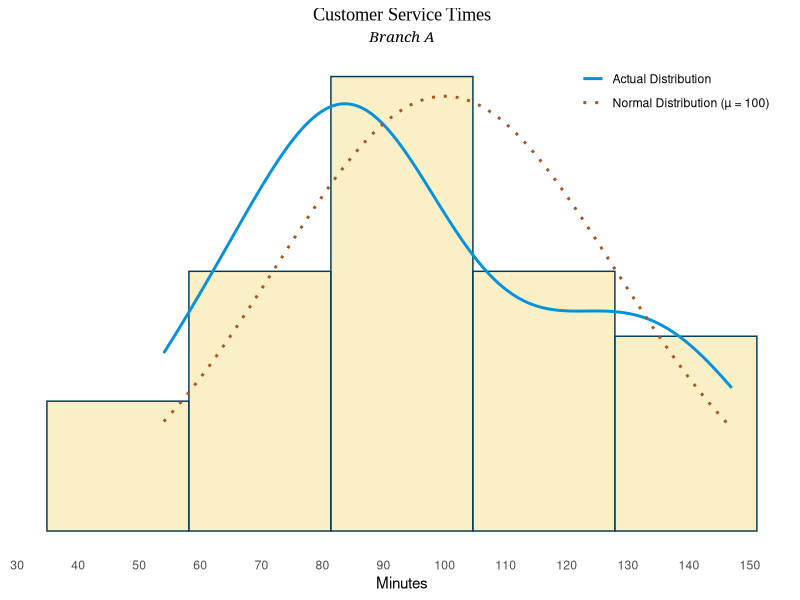
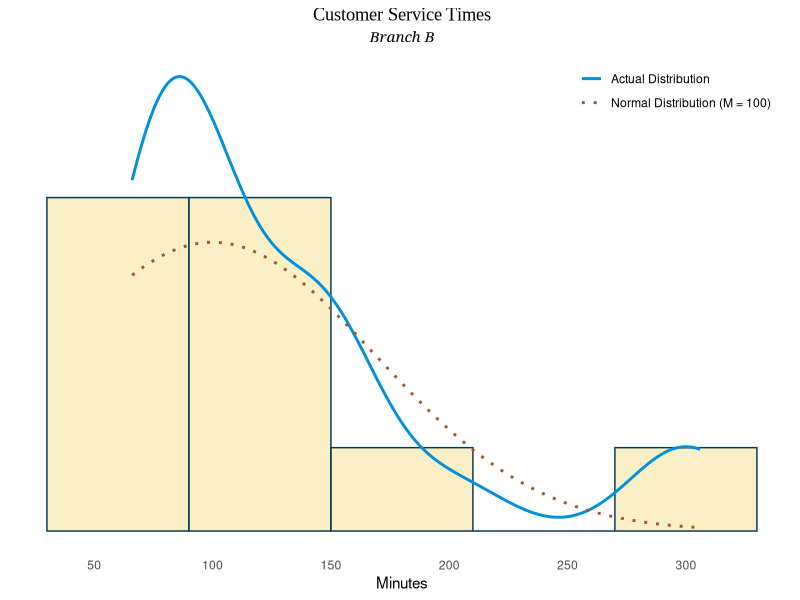
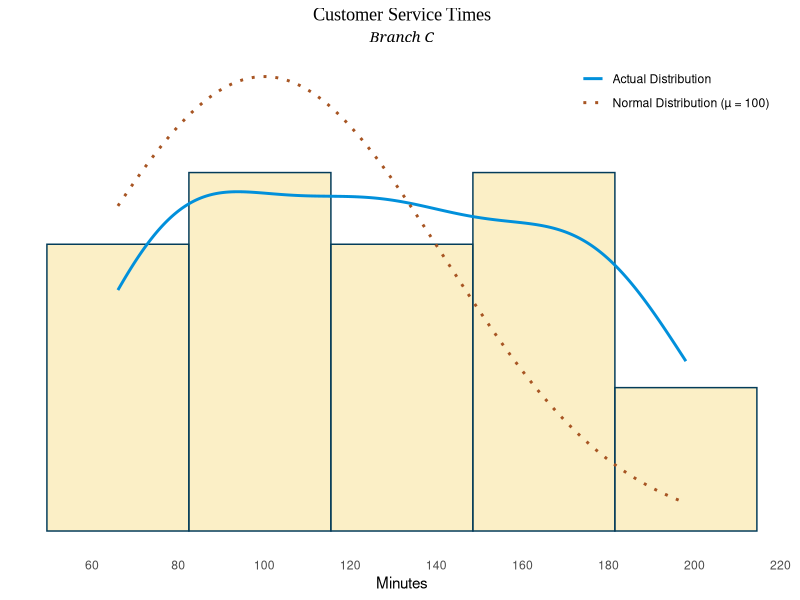
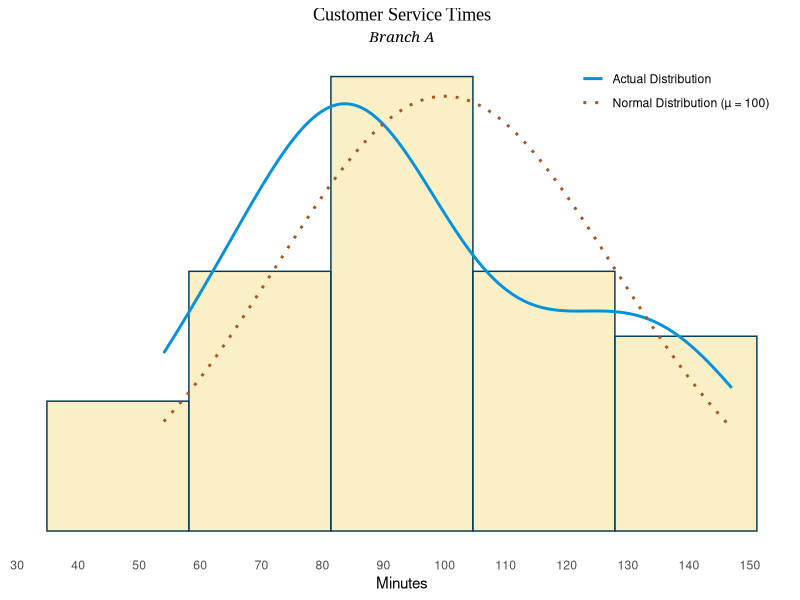
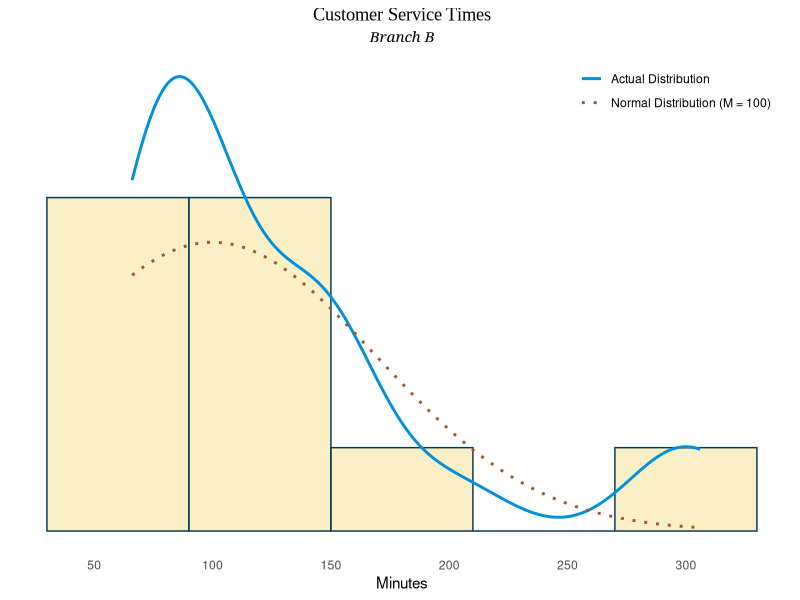
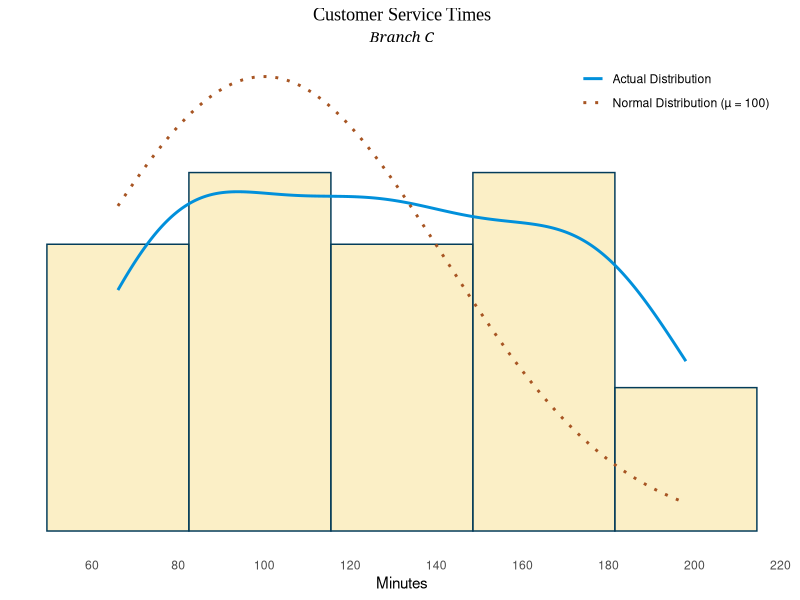
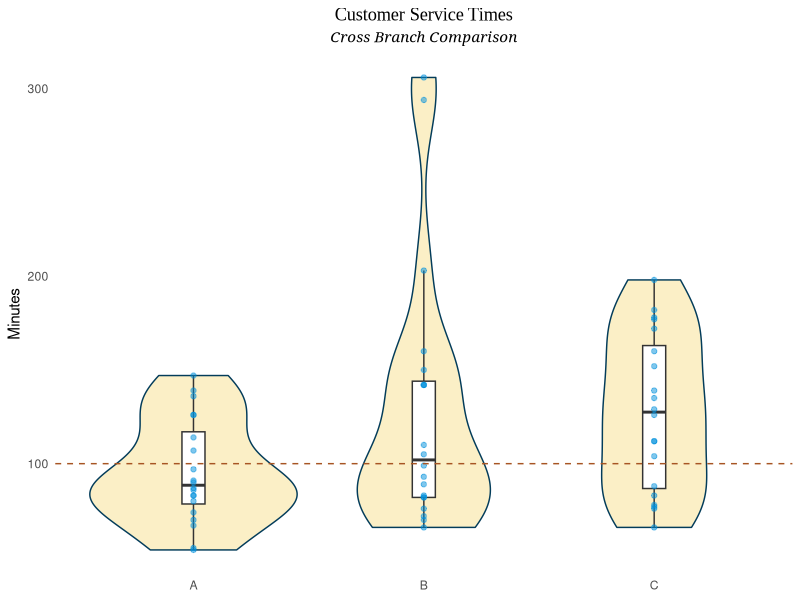

These charts were generated, in order, by the following R code:
library(here)
library(ggplot2)
library(tidyverse)
set.seed(783)

customer_df <- read.csv(here('customer.csv'))
customer_df <- customer_df %>% 
  mutate(x = c(1:20)) %>%
  mutate(across(c(A, B, C), sort)) %>% 
  select(x, A, B, C)

# --------------- Branch A -----------------
shapiro.test(customer_df$A)
# With W = 0.945, and p-value = 0.296, this sample can be reasonably assumed
# to be normal. A t-test will be used to confirm if the mean is 100.

t.test(customer_df$A, alternative = c('two.sided'), mu = 100)

# t.test resulted in a p-value > 0.05, therefore, the Null Hypothesis of 
# the µ = 100 will fail to be rejected.

plot_a <- customer_df %>%
  select(x, A) %>% 
  ggplot(aes(x = A)) +
  geom_histogram(
    aes(y = after_stat(density)),
    bins = ceiling(sqrt(nrow(customer_df))),
    fill = '#F8E08E',
    color = '#033c5a',
    alpha = 0.5,
    show.legend = FALSE
  ) +
  stat_density(                       
    aes(color = 'Actual Distribution'),
    geom = 'line',                    
    linewidth = 1
  ) +
  stat_function(
    aes(color = 'Normal Distribution (µ = 100)'),
    fun = dnorm,
    args = list(mean = 100, sd = sd(customer_df$A)),
    linetype = 'dotted',
    linewidth = 1
  ) +
  scale_x_continuous(
    breaks = scales::pretty_breaks(n = 10)
  ) +
  scale_color_manual(
    name = '',
    values = c(
      'Actual Distribution' = '#0190DB',
      'Normal Distribution (µ = 100)' = '#A75523'
    ),
    guide = guide_legend(
      override.aes = list(
        linetype = c('solid', 'dotted'),
        linewidth = 1
      )
    )
  ) +
  labs(title = 'Customer Service Times',
       subtitle = 'Branch A',
       x = 'Minutes') +
  theme_minimal() +
  theme(
    panel.grid = element_blank(),
    plot.title = element_text(hjust = 0.5, family = 'Times New Roman'),
    plot.subtitle = element_text(hjust = 0.5, family = 'Georgia', face = 'italic'),
    axis.title.y = element_blank(),
    axis.text.y = element_blank(),
    axis.text.x = element_text(family = 'Helvetica'),
    legend.position = c(0.85, 0.95)
  )
plot_a


# --------------- Branch B -----------------
shapiro.test(customer_df$B)
# With W = 0.784, and p-value = 0.000, this sample cannot be assumed to be
# normally distributed. A sign test for the median will be used to confirm if
# the median is 100.

m0 <- 100
diff <- customer_df$B - m0
diff <- diff[diff != 0]
n_pos <- sum(diff > 0)
n_neg <- sum(diff < 0)
n <- n_pos + n_neg

binom.test(n_pos, n, p = 0.5)
# The sign test resulted in a p-value of 1; therefore, the Null hypothesis of 
# the median = 100 will fail to be rejected.

plot_b <- customer_df %>%
  select(x, B) %>% 
  ggplot(aes(x = B)) +
  geom_histogram(
    aes(y = after_stat(density)),
    bins = ceiling(sqrt(nrow(customer_df))),
    fill = '#F8E08E',
    color = '#033c5a',
    alpha = 0.5,
    show.legend = FALSE
  ) +
  stat_density(                       
    aes(color = 'Actual Distribution'),
    geom = 'line',                    
    linewidth = 1
  ) +
  stat_function(
    aes(color = 'Normal Distribution (M = 100)'),
    fun = dnorm,
    args = list(mean = 100, sd = sd(customer_df$B)),
    linetype = 'dotted',
    linewidth = 1
  ) +
  scale_x_continuous(
    breaks = scales::pretty_breaks(n = 10)
  ) +
  scale_color_manual(
    name = '',
    values = c(
      'Actual Distribution' = '#0190DB',
      'Normal Distribution (M = 100)' = '#A75523'
    ),
    guide = guide_legend(
      override.aes = list(
        linetype = c('solid', 'dotted'),
        linewidth = 1
      )
    )
  ) +
  labs(title = 'Customer Service Times',
       subtitle = 'Branch B',
       x = 'Minutes') +
  theme_minimal() +
  theme(
    panel.grid = element_blank(),
    plot.title = element_text(hjust = 0.5, family = 'Times New Roman'),
    plot.subtitle = element_text(hjust = 0.5, family = 'Georgia', face = 'italic'),
    axis.title.y = element_blank(),
    axis.text.y = element_blank(),
    axis.text.x = element_text(family = 'Helvetica'),
    legend.position = c(0.85, 0.95)
  )
plot_b


# --------------- Branch C -----------------
shapiro.test(customer_df$C)
# With W = 0.939, and p-value = 0.233, this sample can be reasonably assumed
# to be normal. A t-test will be used to confirm if the mean is 100.

t.test(customer_df$C, alternative = c('two.sided'), mu = 100)
# t.test resulted in a p-value < 0.05, therefore, the Null Hypothesis of 
# the µ = 100 will be rejected.

plot_c <- customer_df %>%
  select(x, C) %>% 
  ggplot(aes(x = C)) +
  geom_histogram(
    aes(y = after_stat(density)),
    bins = ceiling(sqrt(nrow(customer_df))),
    fill = '#F8E08E',
    color = '#033c5a',
    alpha = 0.5,
    show.legend = FALSE
  ) +
  stat_density(                       
    aes(color = 'Actual Distribution'),
    geom = 'line',                    
    linewidth = 1
  ) +
  stat_function(
    aes(color = 'Normal Distribution (µ = 100)'),
    fun = dnorm,
    args = list(mean = 100, sd = sd(customer_df$C)),
    linetype = 'dotted',
    linewidth = 1
  ) +
  scale_x_continuous(
    breaks = scales::pretty_breaks(n = 10)
  ) +
  scale_color_manual(
    name = '',
    values = c(
      'Actual Distribution' = '#0190DB',
      'Normal Distribution (µ = 100)' = '#A75523'
    ),
    guide = guide_legend(
      override.aes = list(
        linetype = c('solid', 'dotted'),
        linewidth = 1
      )
    )
  ) +
  labs(title = 'Customer Service Times',
       subtitle = 'Branch C',
       x = 'Minutes') +
  theme_minimal() +
  theme(
    panel.grid = element_blank(),
    plot.title = element_text(hjust = 0.5, family = 'Times New Roman'),
    plot.subtitle = element_text(hjust = 0.5, family = 'Georgia', face = 'italic'),
    axis.title.y = element_blank(),
    axis.text.y = element_blank(),
    axis.text.x = element_text(family = 'Helvetica'),
    legend.position = c(0.85, 0.95)
  )
plot_c

# --------------- Summarized Plot -----------------
customer_long <- customer_df %>%
  select(A, B, C) %>%
  pivot_longer(
    cols = everything(),
    names_to = 'Branch',
    values_to = 'Minutes'
  )

violin_plot <- customer_long %>% 
  ggplot() +
  aes(x = Branch, y = Minutes, fill = Branch) +
  geom_violin( fill = '#F8E08E',
               color = '#033c5a',
               alpha = 0.5) +
  geom_boxplot(width = 0.1, 
               fill = 'white', 
               outlier.shape = NA) +
  geom_point(alpha = 0.5, color = '#0190DB') +
  geom_hline(yintercept = 100, color = '#A75523', linetype = 'dashed') +
  labs(title = 'Customer Service Times',
       subtitle = 'Cross Branch Comparison',
       y = 'Minutes') +
  theme_minimal() +
  theme(
    panel.grid = element_blank(),
    plot.title = element_text(hjust = 0.5, family = 'Times New Roman'),
    plot.subtitle = element_text(hjust = 0.5, family = 'Georgia', face = 'italic'),
    axis.title.x = element_blank(),
    legend.position = 'none'
  )

# --------------- Plot -----------------
plot_a
plot_b
plot_c
violin_plot



